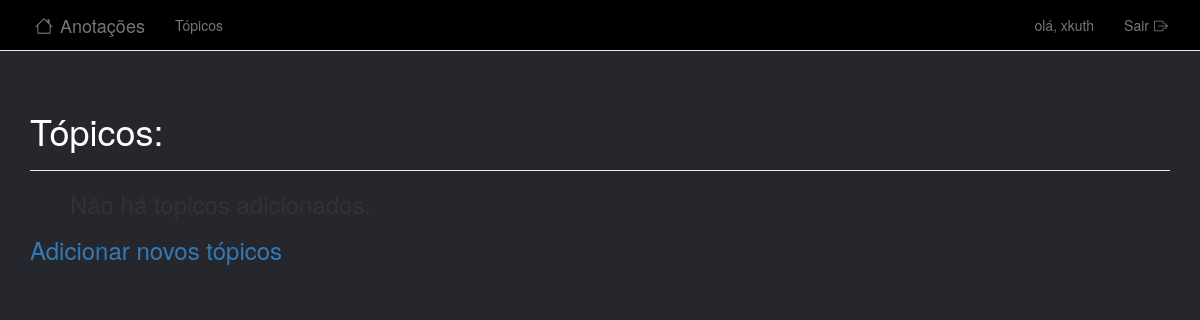
/topics (signed in), run on an earlier commit of the app's database.
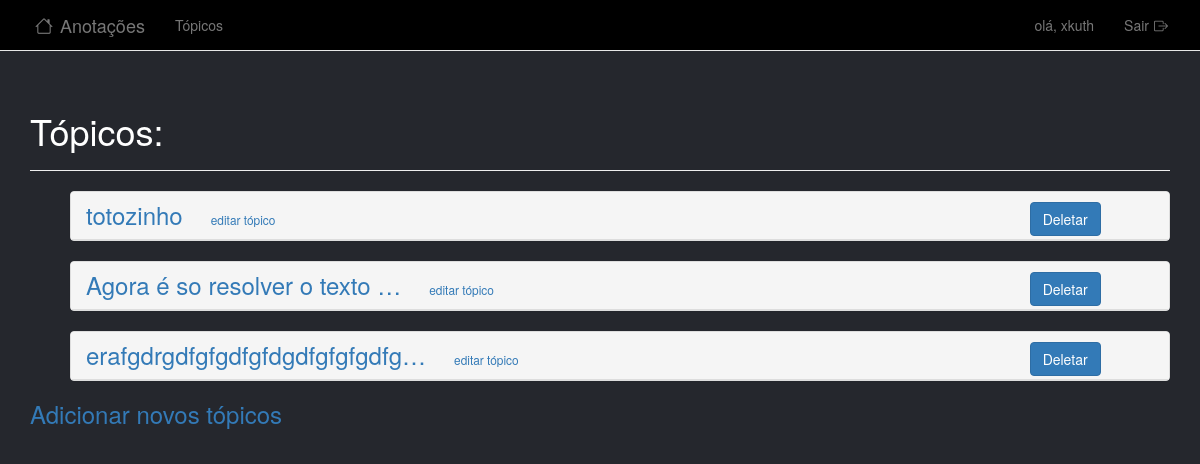
And on a later commit of the database.
### learning_logs/models.py (models this page shows)
class Topic(models.Model):
    text = models.CharField(max_length=200) # Definição de tamanho maximo de texto e tipo primitivo.
    date_added = models.DateTimeField(auto_now_add=True) # Data de criação de cada texto.
    owner = models.ForeignKey(User, on_delete=models.CASCADE) # chave estrangeita para registro de usuarios unicos.
    def __str__(self):
        return self.text # retorno do texto.

### learning_logs/views.py (the view)
# urls.py: path('topics', views.topics, name='topics'),# Rota para: Pagina com todos topicos.
@login_required
def topics(request): # renderiza a pagina com todos topicos criados
    topics = Topic.objects.filter(owner=request.user).order_by('date_added') # Filtra os topicos do DB ordenados-os.
    context = {'topics': topics}
    return render(request, 'learning_logs/topics.html', context)

### learning_logs/templates/learning_logs/topics.html (shortened to what this page needs)
<!DOCTYPE html>
<html lang="pt-br">
<head>
</head>
<body>
    {% extends "learning_logs/base.html" %}
    {% block header %}
        <h1 class="switch"> Tópicos: </h1>
    {% endblock header %}
    {% block content %}
        <ul>
            {% for topic in topics %}
            <div class="panel panel-default">
                <div class="panel-heading">
                    <h3 style="display: inline;">
                        <a href="{% url 'topic' topic.id %}">{{ topic|truncatechars:"30" }}</a>
                    </h3>
                    <small class="space-a" style="display: inline;">
                        <a href="{% url 'edit_topic' topic.id %}">
                            editar tópico
                        </a>
                    </small>
                    <div class="btnt">
                        <form action="{% url 'delete_topic' topic.id %}" method="post" style="display: inline;">
                            <button type="submit" class="btn btn-primary">
                                Deletar
                            </button>
                        </form>
                    </div>
                </div>
            </div>
            {% empty %}
                <h3>Não há topicos adicionados.</h3>
            {% endfor %}
        </ul>
        <h3>
            <a href="{% url 'new_topic' %}">Adicionar novos tópicos</a>
        </h3>
    {%endblock content %}

### learning_logs/templates/learning_logs/base.html (shortened to what this page needs)
<!DOCTYPE html>
<html lang="pt-br">
    <head>
        {% load bootstrap3 %}
        {% load static %}
        <link rel="stylesheet" href="https://cdn.jsdelivr.net/npm/bootstrap-icons@1.11.3/font/bootstrap-icons.min.css">
        <link rel="stylesheet" href="{% static 'css/navegacao.css' %}">
        {% bootstrap_css %}
</head>
<body id="back">
    <nav  class="navbar navbar-default navbar-static-top">
        <div  class="container bar">
            <div class="navbar-header">
                <a class="navbar-brand" href="{% url 'index' %}"><i class="bi bi-house"></i>
                    Anotações
                </a>
            </div>
            <div id="navbar">
                <ul class="nav navbar-nav space">
                    <li><a href="{% url 'topics' %}">Tópicos</a></li>
                </ul>
                <ul class="nav navbar-nav navbar-right">
                    {% if user.is_authenticated %}
                        <li><a href="">olá, {{ user.username }}</li></a>
                        <li><a href="{% url 'logout'%}">Sair<i class="bi bi-box-arrow-right"></i></a></li>
                    {% else %}
                        <li><a href="{% url 'register'   %}">Registrar</a></li>
                        <li><a href="{% url 'login' %}">Entrar</a></li>
                    {% endif %}
                </ul>
            </div>
        </div>
    </nav>
    <div class="container">
        <div class="page-header">
            {% block header %}{% endblock header %}
        </div>
        <div>
            {% block content %}{% endblock content %}
        </div>
    </div>
</body>
</html>

### static/css/navegacao.css (style rules this page uses)
body { background-color: black; }
.navbar.navbar-default.navbar-static-top { color: white; background-color: black; }
i { margin-right: 2px; margin-left: 5px; }
#back { background-color: #25272d; }
.switch { color: white; }
div.btnt { display: inline; float: right; margin-right: 5%; }
.space-a { padding-left: 2%; }

What changed in the data, as far as the page shows it:
added Topic: text "totozinho"
added Topic: text "Agora é so resolver o texto …"
added Topic: text "erafgdrgdfgfgdfgfdgdfgfgfgdfg…"
